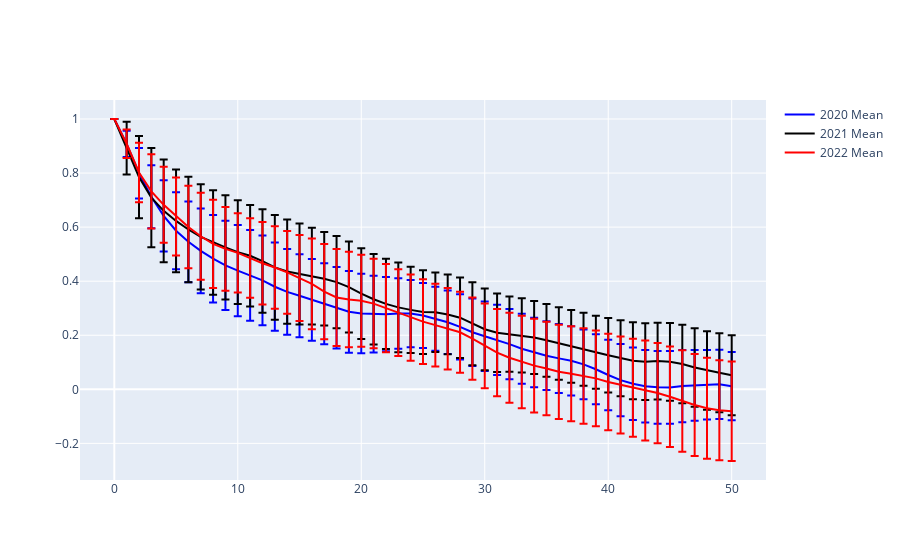

Write notebook code for a chart like this one.
### Code cell
# acf_arrays.mean(axis =0)
# acf_arrays.std(axis =0)


# fig2 = px.line(y = acf_arrays[0].mean(axis =0), x= np.arange(n_lag+1),
# error_y = acf_arrays[0].std(axis =0), labels = "2020 mean")
fig2 = go.Figure()
fig2.add_trace(
    go.Scatter(
        x=np.arange(n_lag+1),
        y=acf_arrays[0].mean(axis=0),
        error_y=dict(array=acf_arrays[0].std(axis=0)),
        name='2020 Mean',
        line=dict(color='blue', width=2),
        showlegend=True
    )
)


# Add second line plot as a trace
fig2.add_trace(
    go.Scatter(
        x=np.arange(n_lag+1),
        y=acf_arrays[1].mean(axis=0),
        error_y=dict(array=acf_arrays[1].std(axis=0)),
        name='2021 Mean',
        line=dict(color='black', width=2),
        showlegend=True
    )
)

# Add third line plot as a trace
fig2.add_trace(
    go.Scatter(
        x=np.arange(n_lag+1),
        y=acf_arrays[2].mean(axis=0),
        error_y=dict(array=acf_arrays[2].std(axis=0)),
        name='2022 Mean',
        line=dict(color='red', width=2),
        showlegend=True
    )
)

fig2.show()
